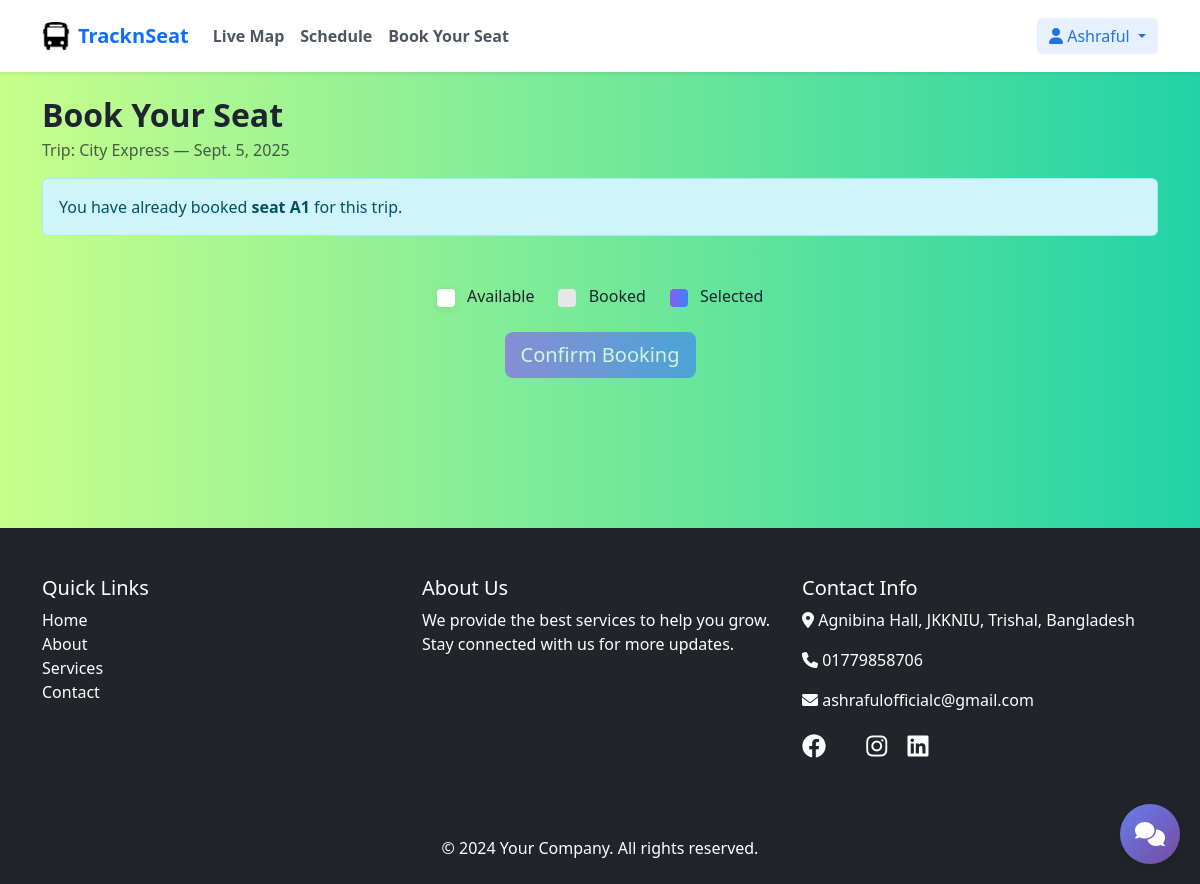
Page /book/trip/1/ (signed in) on the earlier database version.
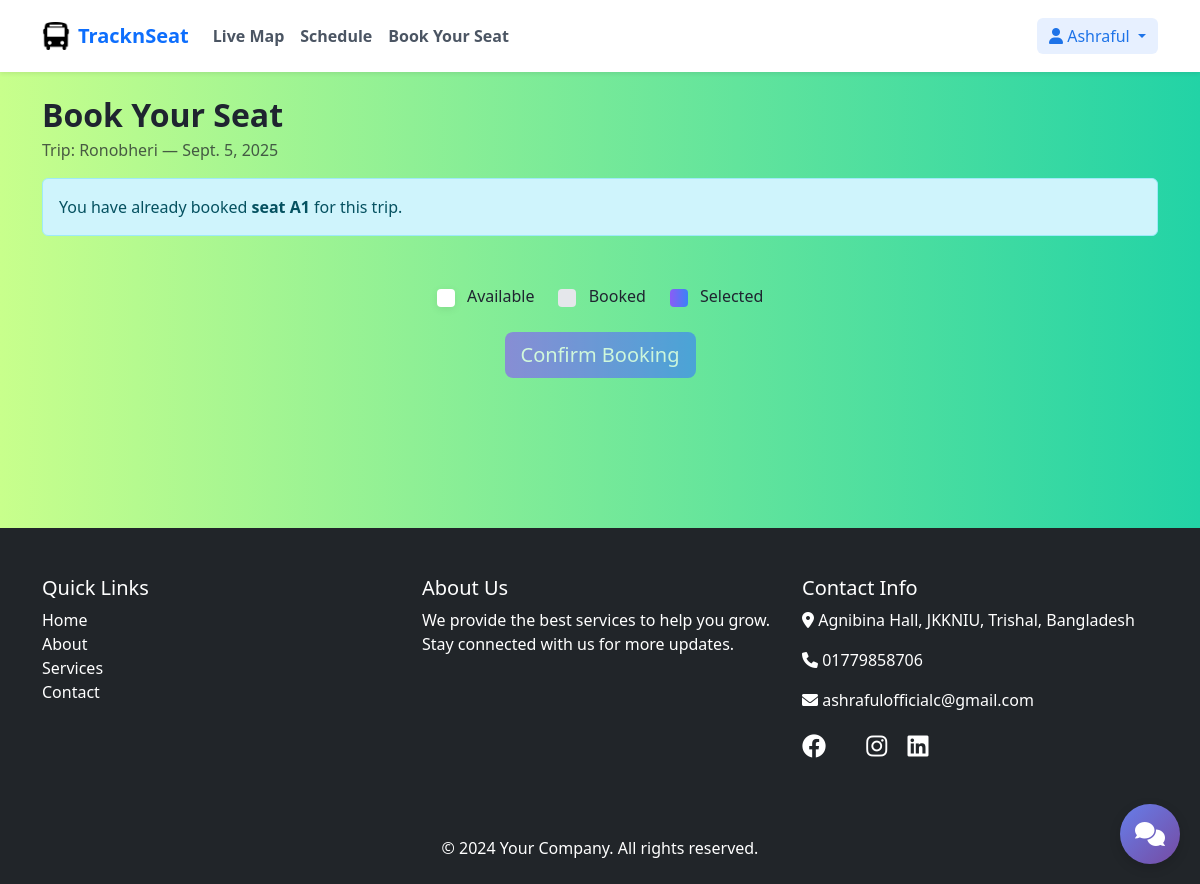
Same page on the later database version.
### seatBokking/models.py (models this page shows, shortened)
class Trip(models.Model):
    name = models.CharField(
        max_length=128,
        validators=[RegexValidator(
            message='Trip name can only contain letters, numbers, spaces, hyphens, and underscores',
            regex='^[a-zA-Z0-9\\s\\-_]+$'
        )]
    )
    date = models.DateField(validators=[validate_future_date])
    arrival_time = models.TimeField(blank=True, null=True)
    created_at = models.DateTimeField(auto_now_add=True)
    departure_time = models.TimeField(blank=True, null=True)
    description = models.TextField(blank=True, null=True)
    is_active = models.BooleanField(default=True)
    price = models.DecimalField(decimal_places=2, default=0.0, max_digits=8)
    total_seats = models.PositiveIntegerField(default=50)
    updated_at = models.DateTimeField(auto_now=True)
    class Meta:
        ordering = ['date', 'departure_time']
        indexes = [
            models.Index(fields=['date'], name='seatBokking_date_554814_idx'),
            models.Index(fields=['is_active'], name='seatBokking_is_acti_491f50_idx'),
        ]

### seatBokking/views.py (the view)
# urls.py: path("trip/<int:trip_id>/", views.booking_view, name="booking"),
@ensure_csrf_cookie
@login_required
def booking_view(request, trip_id: int):
    trip = get_object_or_404(Trip, id=trip_id)
    existing = SeatBooking.objects.filter(trip=trip, user=request.user).first()
    return render(
        request,
        "seatBokking/booking.html",
        {"trip": trip, "is_authenticated": request.user.is_authenticated, "existing_booking": existing},
    )

### seatBokking/templates/seatBokking/booking.html (shortened to what this page needs)
{% extends 'base.html' %}
{% load static %}
{% block content %}
<div class="container py-5">
    <h2 class="fw-bold mb-1">Book Your Seat</h2>
    <p class="text-muted">Trip: {{ trip.name }} — {{ trip.date }}</p>
    {% if existing_booking %}
    <div class="alert alert-info" role="alert">
        You have already booked <strong>seat {{ existing_booking.seat_number }}</strong> for this trip.
    </div>
    {% endif %}
    <div class="d-flex align-items-center justify-content-center gap-4 legend">
        <div><span style="background:#fff; box-shadow:0 2px 8px rgba(0,0,0,.08)"></span> Available</div>
        <div><span style="background:#e5e7eb"></span> Booked</div>
        <div><span style="background: linear-gradient(90deg, var(--btn-grad-start), var(--btn-grad-end));"></span> Selected</div>
    </div>
    <div class="text-center mt-4">
        <button id="confirmBtn" class="btn btn-primary btn-lg" disabled>Confirm Booking</button>
    </div>
</div>
{% endblock %}

Differences in the rows shown:
changed Trip: name "City Express" → "Ronobheri"
